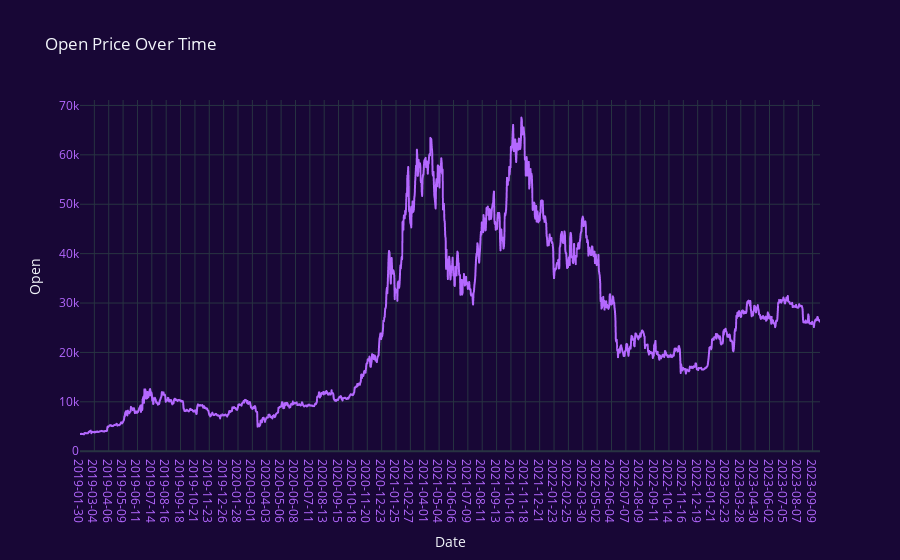

Notebook cell for this chart:
### Markdown cell above
# Visualizations

## i) Graph for Open Prices

### Code cell
import plotly.graph_objects as go

plt.figure(figsize=(14, 6))
fig = px.line(WBTC.Open,x=WBTC.Date, y='Open', labels={'x': 'Date', 'y': 'Price'}, title='Open Price Over Time')
fig.update_xaxes(type='category')  # Ensure the x-axis treats the index as categorical (date)
fig.update_xaxes(tickfont=dict(color='#B468FF'))  # Set x-axis label color to light purple
fig.update_yaxes(tickfont=dict(color='#B468FF'))
fig.update_layout(
    paper_bgcolor='#180736',  # Set the background color to white
    plot_bgcolor='#180736',  # Set the background color to white
    template="plotly_dark"  # Use the "plotly_dark" template
)
fig.update_traces(line=dict(color='#B468FF'))

fig.update_xaxes(showgrid=True)
fig.update_yaxes(showgrid=True)
fig.show()

### Figure 1 — Plotly figure (JSON) as saved in the notebook; plotly's stock layout.template omitted (floating-point values rounded to 4 significant figures; data arrays with more than 128 entries replaced by an {"elided": "..."} marker saying what was removed)
{"data": [{"hovertemplate": "Date=%{x}<br>Open=%{y}<extra></extra>", "legendgroup": "", "line": {"color": "#B468FF", "dash": "solid"}, "marker": {"symbol": "circle"}, "mode": "lines", "name": "", "showlegend": false, "type": "scattergl", "x": {"elided": "1701 str values"}, "xaxis": "x", "y": {"elided": "1701 float values"}, "yaxis": "y"}], "layout": {"legend": {"tracegroupgap": 0}, "paper_bgcolor": "#180736", "plot_bgcolor": "#180736", "title": {"text": "Open Price Over Time"}, "xaxis": {"anchor": "y", "domain": [0, 1], "showgrid": true, "tickfont": {"color": "#B468FF"}, "title": {"text": "Date"}, "type": "category"}, "yaxis": {"anchor": "x", "domain": [0, 1], "showgrid": true, "tickfont": {"color": "#B468FF"}, "title": {"text": "Open"}}}}
